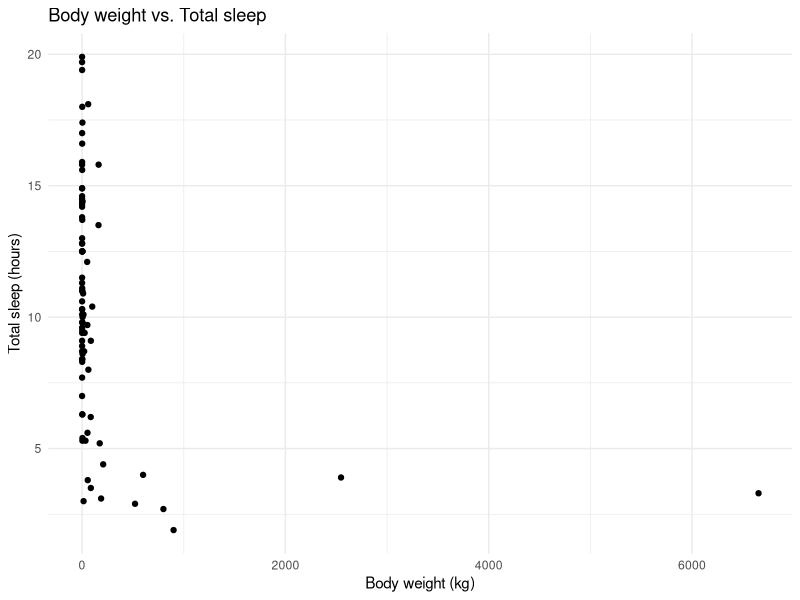

The R source for this figure: (Note: this script raises an error after producing the figure.)
library(ggplot2)
data(msleep)
class(msleep)
print(head(msleep))
ggplot(msleep, aes(x = bodywt, y = sleep_total)) +
  geom_point() +
  labs(x = "Body weight (kg)", y = "Total sleep (hours)", title = "Body weight vs. Total sleep") +
  theme_minimal()
geni<-msleep %>% select(genus)%>%distinct()%>%unlist
print(geni)
orders<-msleep %>% select(order)%>%distinct()%>%unlist
print(orders)
primates<-msleep %>% filter(order=="Primates")
print(primates)
print(nrow(primates))
print(class(primates))
print(head(primates))
primate_sleep<-primates%>%select(sleep_total)%>%unlist%>%mean
#print(mean(primate_sleep))
primate_sleep
primate_sleep_sum <- msleep %>% 
  filter(order == "Primates") %>% 
  summarize(total_sleep = mean(sleep_total, na.rm = TRUE))

primate_sleep_sum


